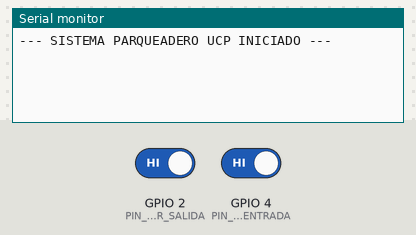
Bench run of a program on a simulated ESP32. Parts: the last lines printed to the serial monitor. The test bench sets the inputs (shaded band); at power-on: GPIO 2 (PIN_SENSOR_SALIDA) HIGH, GPIO 4 (PIN_SENSOR_ENTRADA) HIGH.

Above: at 1.2 s.
1.3 s: GPIO 2 (PIN_SENSOR_SALIDA) driven LOW
At 2.5 s:
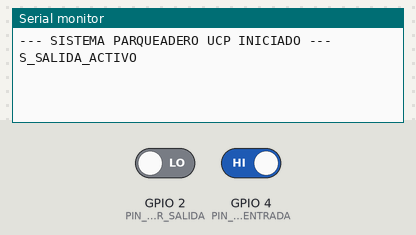
2.8 s: GPIO 4 (PIN_SENSOR_ENTRADA) driven LOW
At 3.8 s:
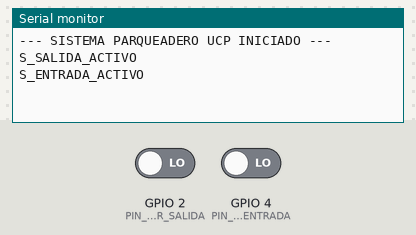

The program:

main.cpp
```cpp
#include <Arduino.h>

#define PIN_SENSOR_ENTRADA 4
#define PIN_SENSOR_SALIDA  2

bool estadoAnteriorEntrada = HIGH;
bool estadoAnteriorSalida = HIGH;

void setup() {

  Serial.begin(115200);

  pinMode(PIN_SENSOR_ENTRADA, INPUT_PULLUP);
  pinMode(PIN_SENSOR_SALIDA, INPUT_PULLUP);

  Serial.println("--- SISTEMA PARQUEADERO UCP INICIADO ---");
}

void loop() {

  // =========================
  // LEER ESTADOS ACTUALES
  // =========================

  bool estadoEntrada = digitalRead(PIN_SENSOR_ENTRADA);
  bool estadoSalida = digitalRead(PIN_SENSOR_SALIDA);

  // =========================
  // BOTÓN ENTRADA
  // Detecta SOLO el click
  // =========================

  if (estadoAnteriorEntrada == HIGH && estadoEntrada == LOW) {

    Serial.println("S_ENTRADA_ACTIVO");

    delay(80);
  }

  // =========================
  // BOTÓN SALIDA
  // Detecta SOLO el click
  // =========================

  if (estadoAnteriorSalida == HIGH && estadoSalida == LOW) {

    Serial.println("S_SALIDA_ACTIVO");

    delay(80);
  }

  // =========================
  // GUARDAR ESTADOS
  // =========================

  estadoAnteriorEntrada = estadoEntrada;
  estadoAnteriorSalida = estadoSalida;

  delay(10);
}
```

Measured:
- after the input at 1.3 s, the serial monitor: prints a new line at once (image 1)
- after the input at 2.8 s, the serial monitor: prints a new line at once (image 2)
